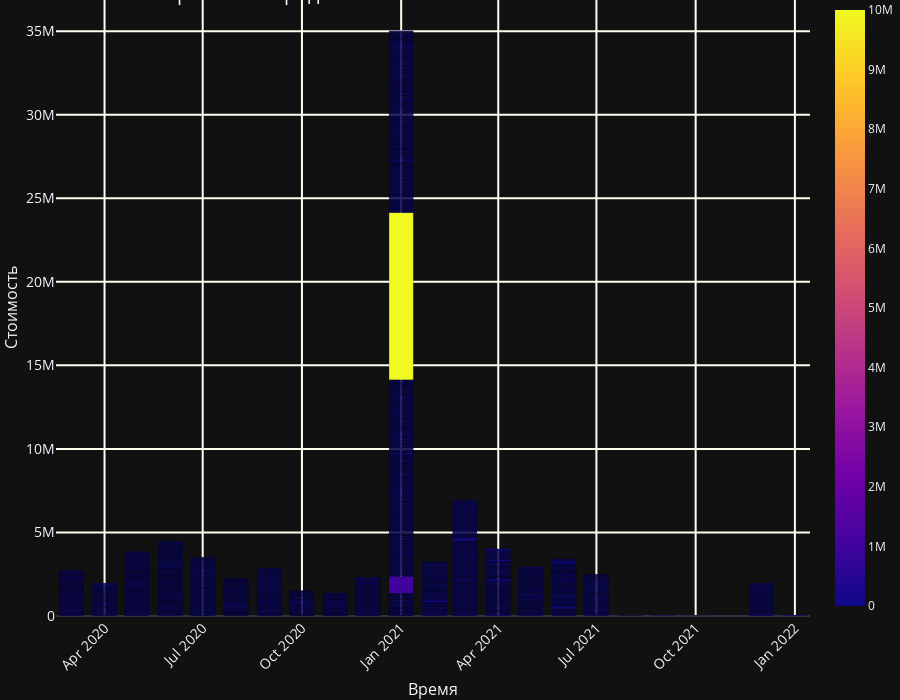

The notebook cell this image was saved under:
### Code cell
new_dataset = dataset

new_dataset['date'] = pd.to_datetime(new_dataset['date'], format='%m/%Y')

new_dataset = new_dataset.sort_values(by='date')
new_dataset['price'] = new_dataset['price'].astype(float)
new_dataset = new_dataset.tail(6000)

fig = go.Figure()
fig.add_trace(
    go.Bar(x=new_dataset['date'], y=new_dataset['price'],
           marker=dict(color=new_dataset['price'], coloraxis="coloraxis"),
           marker_line=dict(color='black', width=0.1)))
fig.update_layout(title=dict(text='Отношение времени к продажам', font=dict(size=20)),  #заголовок
                  xaxis=dict(title=dict(text='Время',
                             font=dict(size=16)),
                             tickangle=315,
                             tickfont=dict(size=14),
                             gridwidth=2,
                             gridcolor='ivory'),
                  yaxis=dict(title=dict(text='Стоимость',
                             font=dict(size=16)),
                             tickfont=dict(size=14),
                             gridwidth=2,
                             gridcolor='ivory'),
                  height=700,
                  margin=dict(l=0, r=0, t=0, b=0))
fig.show()

### Figure 1 — Plotly figure (JSON) as saved in the notebook; plotly's stock layout.template omitted (floating-point values rounded to 4 significant figures; data arrays with more than 128 entries replaced by an {"elided": "..."} marker saying what was removed)
{"data": [{"marker": {"color": {"elided": "6000 float values"}, "coloraxis": "coloraxis", "line": {"color": "black", "width": 0.1}}, "x": {"elided": "6000 str values"}, "y": {"elided": "6000 float values"}, "type": "bar"}], "layout": {"title": {"font": {"size": 20}, "text": "Отношение времени к продажам"}, "xaxis": {"title": {"font": {"size": 16}, "text": "Время"}, "tickfont": {"size": 14}, "tickangle": -45, "gridwidth": 2, "gridcolor": "ivory"}, "yaxis": {"title": {"font": {"size": 16}, "text": "Стоимость"}, "tickfont": {"size": 14}, "gridwidth": 2, "gridcolor": "ivory"}, "margin": {"l": 0, "r": 0, "t": 0, "b": 0}, "height": 700}}
